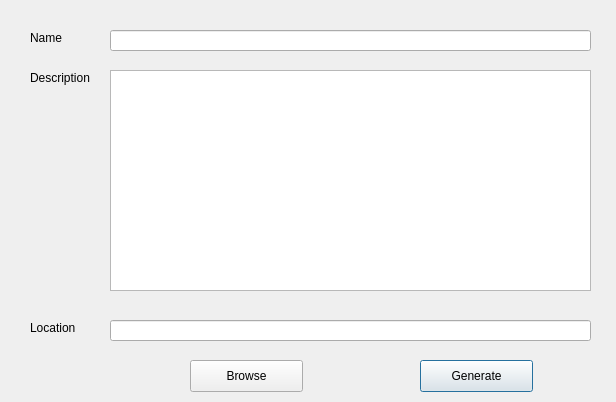
<?xml version="1.0" encoding="UTF-8"?>
<ui version="4.0">
 <class>OutputFieldView</class>
 <widget class="QDialog" name="OutputFieldView">
  <property name="geometry">
   <rect>
    <x>0</x>
    <y>0</y>
    <width>616</width>
    <height>402</height>
   </rect>
  </property>
  <property name="windowTitle">
   <string>Output Field View</string>
  </property>
  <widget class="QPushButton" name="generateOutputButton">
   <property name="geometry">
    <rect>
     <x>420</x>
     <y>360</y>
     <width>113</width>
     <height>32</height>
    </rect>
   </property>
   <property name="text">
    <string>Generate</string>
   </property>
  </widget>
  <widget class="QPushButton" name="browseOutputButton">
   <property name="geometry">
    <rect>
     <x>190</x>
     <y>360</y>
     <width>113</width>
     <height>32</height>
    </rect>
   </property>
   <property name="text">
    <string>Browse</string>
   </property>
  </widget>
  <widget class="QLabel" name="descriptionOutputLabel">
   <property name="geometry">
    <rect>
     <x>30</x>
     <y>70</y>
     <width>81</width>
     <height>16</height>
    </rect>
   </property>
   <property name="text">
    <string>Description</string>
   </property>
  </widget>
  <widget class="QTextEdit" name="descriptionOutputField">
   <property name="geometry">
    <rect>
     <x>110</x>
     <y>70</y>
     <width>481</width>
     <height>221</height>
    </rect>
   </property>
  </widget>
  <widget class="QLabel" name="nameOutputLabel">
   <property name="geometry">
    <rect>
     <x>30</x>
     <y>30</y>
     <width>59</width>
     <height>16</height>
    </rect>
   </property>
   <property name="text">
    <string>Name</string>
   </property>
  </widget>
  <widget class="QLineEdit" name="nameOutputField">
   <property name="geometry">
    <rect>
     <x>110</x>
     <y>30</y>
     <width>481</width>
     <height>21</height>
    </rect>
   </property>
  </widget>
  <widget class="QLineEdit" name="locationOutputField">
   <property name="geometry">
    <rect>
     <x>110</x>
     <y>320</y>
     <width>481</width>
     <height>21</height>
    </rect>
   </property>
  </widget>
  <widget class="QLabel" name="locationOutputLabel">
   <property name="geometry">
    <rect>
     <x>30</x>
     <y>320</y>
     <width>59</width>
     <height>16</height>
    </rect>
   </property>
   <property name="text">
    <string>Location</string>
   </property>
  </widget>
 </widget>
 <resources/>
 <connections/>
</ui>
